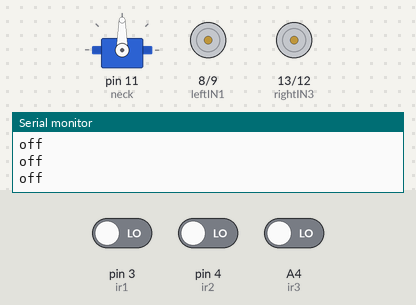
Simulated run of this sketch. Board: Arduino Uno, built with avr-gcc and run on an emulated ATmega328P. On the bench: servo, motor-driver pin pairs drawn as motors (green arrow = first pin HIGH = forward, orange = second pin HIGH = backward, longer = more drive, scaled by the enable pin), the last lines printed to the serial monitor. The inputs (shaded band) are chosen by the test bench; at power-on: pin 3 (ir1) LOW, A4 (ir3) LOW, pin 4 (ir2) LOW.

Above: at 1.2 s.
1.3 s: pin 3 (ir1) driven HIGH
At 2.0 s:
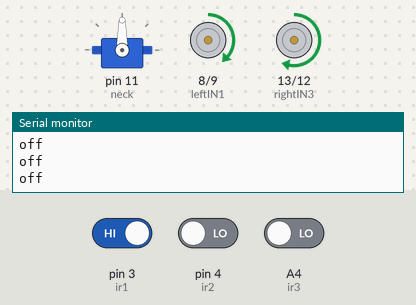
2.8 s: A4 (ir3) driven HIGH
At 3.1 s:
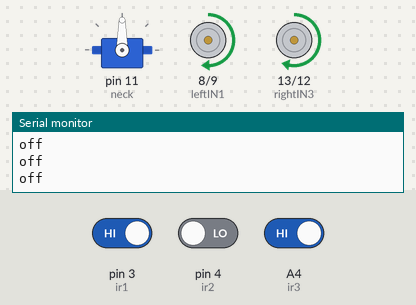
4.3 s: pin 3 (ir1) driven LOW
At 5.5 s:
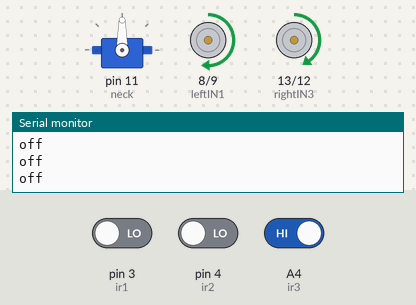
5.8 s: A4 (ir3) driven LOW
At 6.6 s:
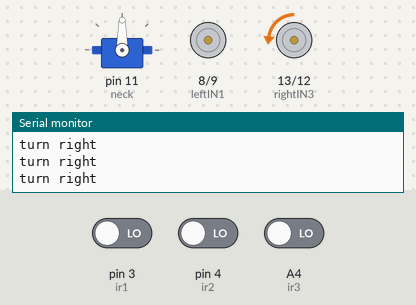
7.3 s: pin 4 (ir2) driven HIGH
At 7.9 s:
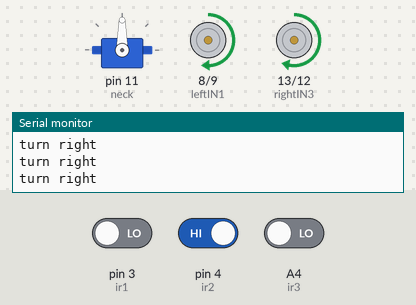
8.8 s: pin 4 (ir2) driven LOW
At 10.1 s:
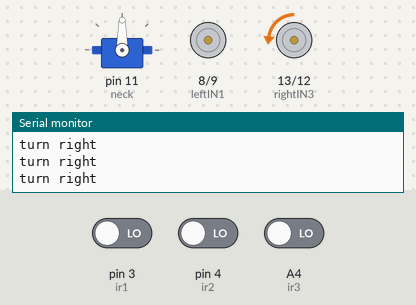
Timing chart, 0 to 11.8 s (numbered marks = the images above; inputs shaded):
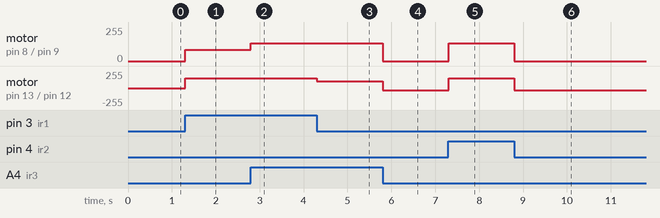

Measured:
- after the input at 1.3 s, motor on pin 8 (leftIN1) / pin 9 (leftIN2): stopped → forward 85/255 at once; motor on pin 13 (rightIN3) / pin 12 (rightIN4): stopped → forward 150/255 at once
- after the input at 2.8 s, motor on pin 8 (leftIN1) / pin 9 (leftIN2): forward 85/255 → forward 135/255 at once
- after the input at 4.3 s, motor on pin 13 (rightIN3) / pin 12 (rightIN4): forward 150/255 → forward 100/255 at once
- after the input at 5.8 s, motor on pin 8 (leftIN1) / pin 9 (leftIN2): forward 135/255 → stopped at once; motor on pin 13 (rightIN3) / pin 12 (rightIN4): forward 100/255 → backward 35/255 at once
- after the input at 7.3 s, motor on pin 8 (leftIN1) / pin 9 (leftIN2): stopped → forward 135/255 at once; motor on pin 13 (rightIN3) / pin 12 (rightIN4): backward 35/255 → forward 150/255 at once
- after the input at 8.8 s, motor on pin 8 (leftIN1) / pin 9 (leftIN2): forward 135/255 → stopped at once; motor on pin 13 (rightIN3) / pin 12 (rightIN4): forward 150/255 → backward 35/255 at once

The sketch:

line_track_demo.ino
```cpp
#include <IRremote.h>
#include <Servo.h>

int trigPin = 2;
int echoPin = 7;

IRrecv irrecv(10);
decode_results results;

Servo neck;

int ir1 = 3;
int ir3 = A4;
int ir2 = 4;

int leftEN = 5;
int leftIN1 = 8;
int leftIN2 = 9;

int rightEN = 6;
int rightIN3 = 13;
int rightIN4 = 12;

// setup robot
float maxSpeed = 150;   // top speed (0 - 255)
float leftOffset = 15;  // slow the left wheel by this much
float rightOffset = 0;  // slow the right wheel by this much
float slowSpeed = 20;   // how much to slow down when turning

// tune here
float softTurn = 1.5;   // small turn = slowSpeed x this
float hardTurn = 2.5;   // big turn = slowSpeed x this
int searchSpeed = -35;  // spin speed when the line is lost

int lastSide = 0;

void setup() {
  Serial.begin(9600);

  irrecv.enableIRIn();
  neck.attach(11);

  pinMode(ir1, INPUT);
  pinMode(ir3, INPUT);
  pinMode(ir2, INPUT);

  pinMode(trigPin, OUTPUT);
  pinMode(echoPin, INPUT);

  pinMode(leftEN, OUTPUT);
  pinMode(leftIN1, OUTPUT);
  pinMode(leftIN2, OUTPUT);

  pinMode(rightEN, OUTPUT);
  pinMode(rightIN3, OUTPUT);
  pinMode(rightIN4, OUTPUT);
}

void loop() {
  int left = digitalRead(ir1);
  int center = digitalRead(ir2);
  int right = digitalRead(ir3);

  float turn = slowSpeed * (center ? softTurn : hardTurn);

  if (left && right) {
    motorLeft(maxSpeed - leftOffset);
    motorRight(maxSpeed - rightOffset);
  } else if (right) {
    motorLeft(maxSpeed - leftOffset);
    motorRight(maxSpeed - turn - rightOffset);
    lastSide = 1;
  } else if (left) {
    motorLeft(maxSpeed - turn - leftOffset);
    motorRight(maxSpeed - rightOffset);
    lastSide = -1;
  } else if (center) {
    motorLeft(maxSpeed - leftOffset);
    motorRight(maxSpeed - rightOffset);
  } else if (lastSide == -1) {
    Serial.println("turn left");
    motorLeft(searchSpeed);
    motorRight(0);
  } else if (lastSide == 1) {
    Serial.println("turn right");
    motorLeft(0);
    motorRight(searchSpeed);
  } else {
    Serial.println("off");
    motorLeft(0);
    motorRight(0);
  }
}

void motor(int en, int in1, int in2, int speed) {
  digitalWrite(in1, speed > 0);
  digitalWrite(in2, speed < 0);
  analogWrite(en, abs(speed));
}

void motorLeft(int speed) {
  motor(leftEN, leftIN1, leftIN2, speed);
}

void motorRight(int speed) {
  motor(rightEN, rightIN3, rightIN4, speed);
}

int readDistance() {
  digitalWrite(trigPin, LOW);
  delayMicroseconds(2);
  digitalWrite(trigPin, HIGH);
  delayMicroseconds(10);
  digitalWrite(trigPin, LOW);
  return pulseIn(echoPin, HIGH, 30000) / 58;
}

unsigned long readRemote() {
  unsigned long code = 0;
  if (irrecv.decode(&results)) {
    code = results.value;
    irrecv.resume();
  }
  return code;
}

void printAll() {
  Serial.print("  ir1: ");
  Serial.print(digitalRead(ir1));
  Serial.print("  ir2: ");
  Serial.print(digitalRead(ir2));
  Serial.print("  ir3: ");
  Serial.print(digitalRead(ir3));
  Serial.print("  Distance: ");
  Serial.print(readDistance());
  Serial.print(" cm  Remote: ");
  Serial.println(readRemote(), HEX);
}
```
